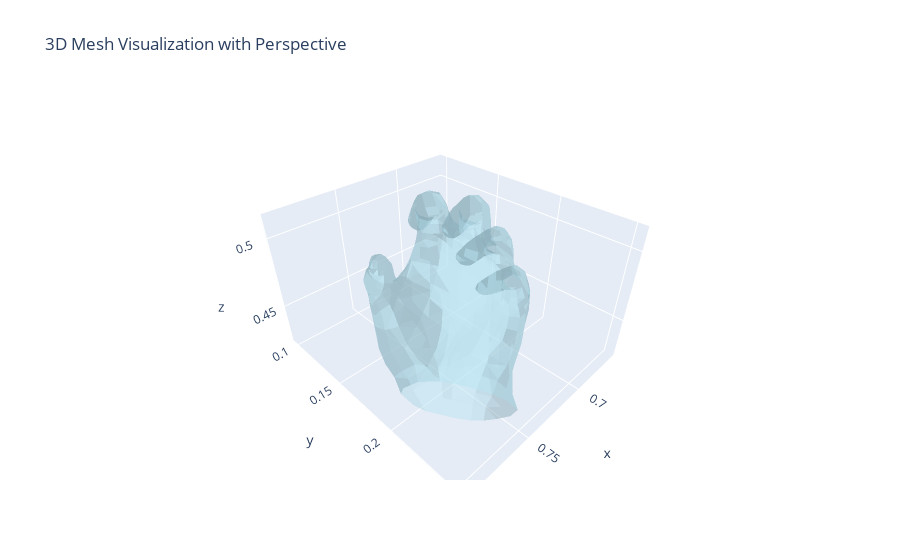

The notebook cell saved with this chart:
### Code cell
import numpy as np
import plotly.graph_objects as go

def display_mesh_plotly(mesh):
    """
    mano.utils.Mesh 객체의 vertices와 faces를 Plotly의 Mesh3d로 변환하여,
    Notebook 내에서 인터랙티브하게 시각화합니다.
    """
    # mesh가 vertices와 faces 속성을 가지고 있다고 가정합니다.
    vertices = np.array(mesh.vertices)
    faces = np.array(mesh.faces)
    
    x, y, z = vertices[:, 0], vertices[:, 1], vertices[:, 2]
    # faces 배열의 각 행은 삼각형의 세 꼭짓점 인덱스를 나타냅니다.
    i = faces[:, 0]
    j = faces[:, 1]
    k = faces[:, 2]
    
    fig = go.Figure(data=[
        go.Mesh3d(
            x=x, y=y, z=z,
            i=i, j=j, k=k,
            opacity=0.50,
            color='lightblue',
            flatshading=True
        )
    ])
    fig.update_layout(
        title="3D Mesh Visualization with Perspective",
        scene=dict(
            aspectmode='data',
            camera=dict(
                projection=dict(type='perspective')  # 카메라를 perspective 투영으로 설정.
            )
        )
    )
    fig.show()

# 사용 예시:
display_mesh_plotly(h_meshes[0])

### Figure 1 — Plotly figure (JSON) as saved in the notebook; plotly's stock layout.template omitted (floating-point values rounded to 4 significant figures; data arrays with more than 128 entries replaced by an {"elided": "..."} marker saying what was removed)
{"data": [{"color": "lightblue", "flatshading": true, "i": {"elided": "1538 int values"}, "j": {"elided": "1538 int values"}, "k": {"elided": "1538 int values"}, "opacity": 0.5, "type": "mesh3d", "x": {"elided": "778 float values"}, "y": {"elided": "778 float values"}, "z": {"elided": "778 float values"}}], "layout": {"scene": {"aspectmode": "data", "camera": {"projection": {"type": "perspective"}}}, "title": {"text": "3D Mesh Visualization with Perspective"}}}
